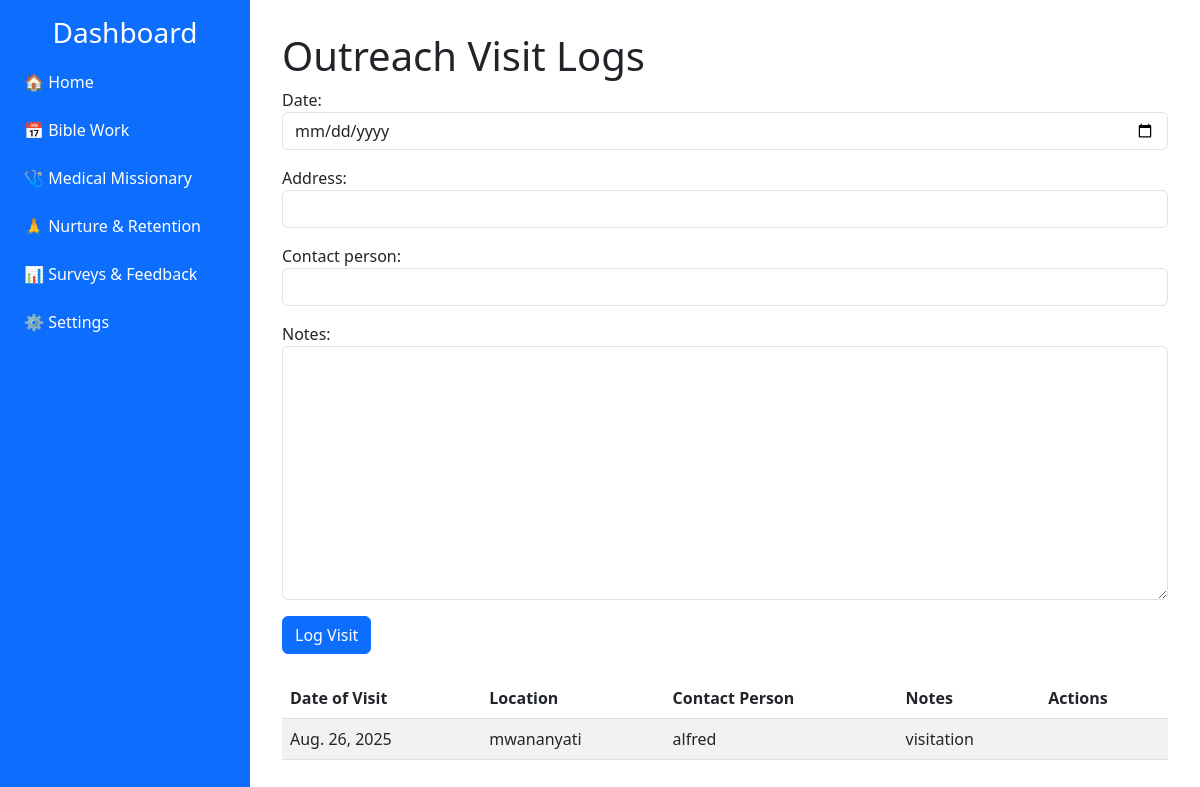
Screenshot of /biblework/add_visit/ with the database file from the repository.
### biblework/models.py (models this page shows, shortened)
class VisitLog(models.Model):
    date = models.DateField()
    address = models.CharField(max_length=255)
    contact_person = models.CharField(max_length=255)
    notes = models.TextField(blank=True)

### biblework/views.py (the view)
# urls.py: path('add_visit/', views.visit_log_list, name='add_visit'),
def visit_log_list(request):
    visits = VisitLog.objects.all().order_by('-date')
    if request.method == 'POST':
        form = VisitLogForm(request.POST)
        if form.is_valid():
            form.save()
            return redirect('visit_log_list')
    else:
        form = VisitLogForm()
    return render(request, 'biblework/visit_logs.html', {'visits': visits, 'form': form})

### biblework/forms.py
class VisitLogForm(forms.ModelForm):
    class Meta:
        model = VisitLog
        fields = ['date', 'address', 'contact_person', 'notes']
        widgets = {
            'date': forms.DateInput(attrs={'type': 'date'}),
        }
    def __init__(self, *args, **kwargs):
        super().__init__(*args, **kwargs)
        for visible in self.visible_fields():
            visible.field.widget.attrs['class'] = 'form-control'

### biblework/templates/biblework/visit_logs.html (shortened to what this page needs)
{% extends "biblework/base.html" %}
{% block content %}
<h1>Outreach Visit Logs</h1>
<form method="post" class="mb-4">
  {{ form.as_p }}
  <button type="submit" class="btn btn-primary">Log Visit</button>
</form>
<table class="table table-striped">
<thead>
  <tr><th>Date of Visit</th><th>Location</th><th>Contact Person</th><th>Notes</th><th>Actions</th></tr>
</thead>
<tbody>
  {% for visit in visits %}
  <tr>
    <td>{{ visit.date }}</td>
    <td>{{ visit.address }}</td>
    <td>{{ visit.contact_person }}</td>
    <td>{{ visit.notes }}</td>
    <td></td>
  </tr>
  {% empty %}
  <tr><td colspan="5" class="text-center">No visits logged yet.</td></tr>
  {% endfor %}
</tbody>
</table>
{% endblock %}

### base/templates/base.html (style rules this page uses)
body { min-height: 100vh; display: flex; flex-direction: row; }

### rows the page displays
VisitLog: date "Aug. 26, 2025", address "mwananyati", contact_person "alfred", notes "visitation"
